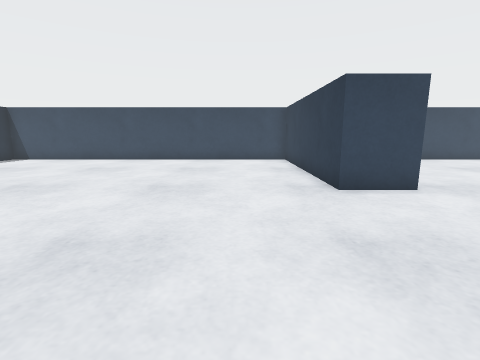
[1] (above)

13 first-person views from a walk through a world built for the Webots simulator. The camera is 0.14 m above the floor, tilts 10° down and sees 85° across. The floor is counted in squares, 0.1 m on a side. Each view is taken from the middle of a square. On the plan, view 1 faces up. The plan holds only what a view shows up to about 13 squares ahead; the rest is blank. Robots are left out.

[2]
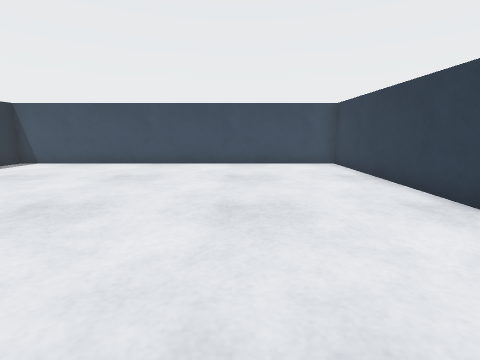

[3]
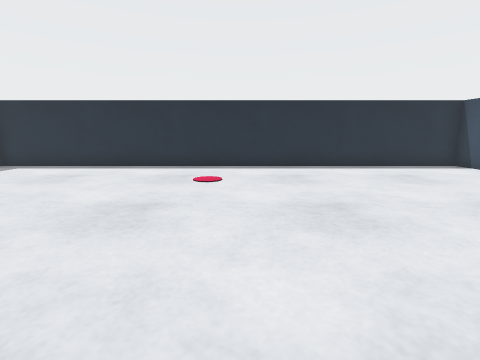

[4]
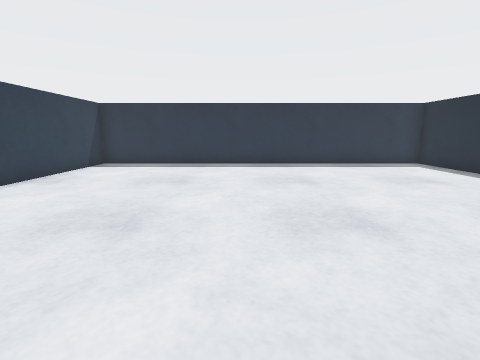

[5]
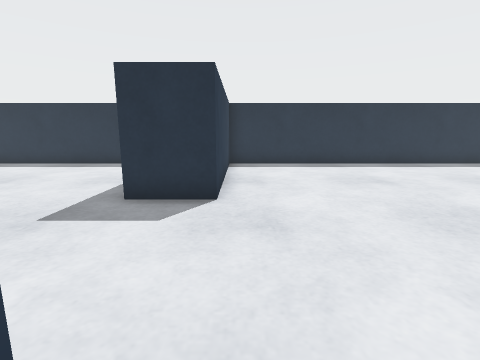

[6]
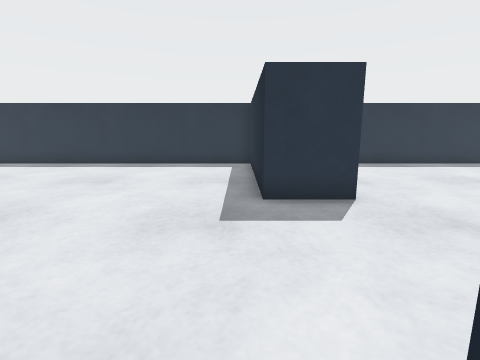

[7]
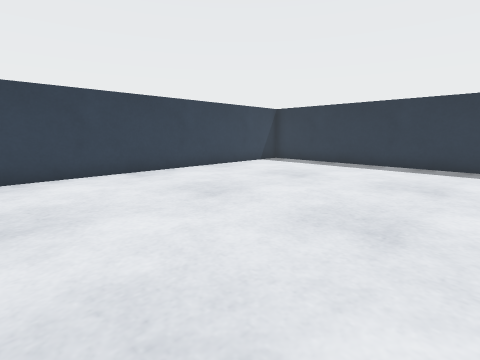

[8]
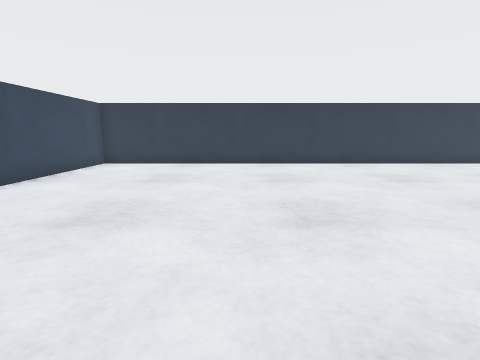

[9]
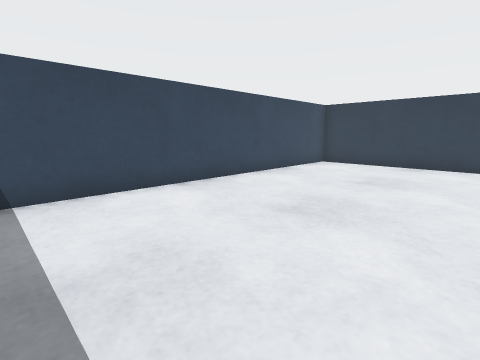

[10]
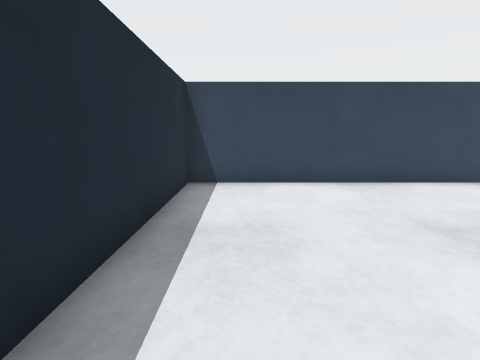

[11]
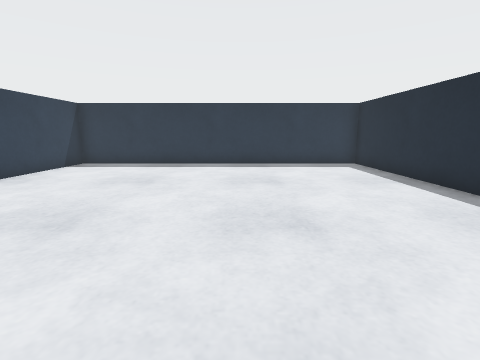

[12]
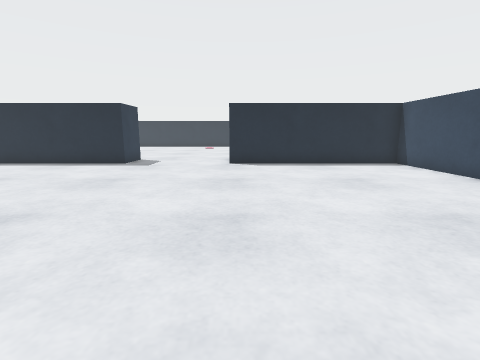

[13]
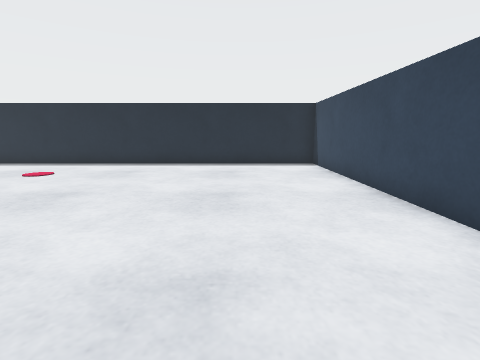

### Floor plan
Ten units are one square. View 1 is at (0, 0); x grows to the right and y downward. Boxes are objects, and circles mark ways between rooms. Rooms are numbered by the first view taken in them; rooms with no view inside come last. Other rooms are left out.
<svg viewBox="-130 -150 310 210">
<path fill="none" stroke="#000" d="M25 -65 25 -145 -125 -145 -125 55 25 55 25 -15M25 -15 45 -15 45 55 175 55 175 -145 45 -145 45 -65 25 -65"/>
<circle cx="35" cy="-40" r="3" fill="#2a7"/>
<text x="-50" y="-50">1</text>
<text x="110" y="-40">2</text>
</svg>
Room 1 opens to room 2.

Where each view was taken, in squares from view 1:
view 1: 0 up, 0 right, facing up
view 2: 2 up, 2 left, facing up
view 3: 5 up, 1 left, facing left
view 4: 7 up, 4 left, facing down
view 5: 7 up, 2 right, facing down
view 6: 7 up, 5 right, facing down
view 7: 7 up, 8 right, facing down-right
view 8: 8 up, 5 right, facing right
view 9: 8 up, 5 right, facing up-right
view 10: 7 up, 6 right, facing up
view 11: 7 up, 10 right, facing down
view 12: 7 up, 17 right, facing left
view 13: 11 up, 0 right, facing left
